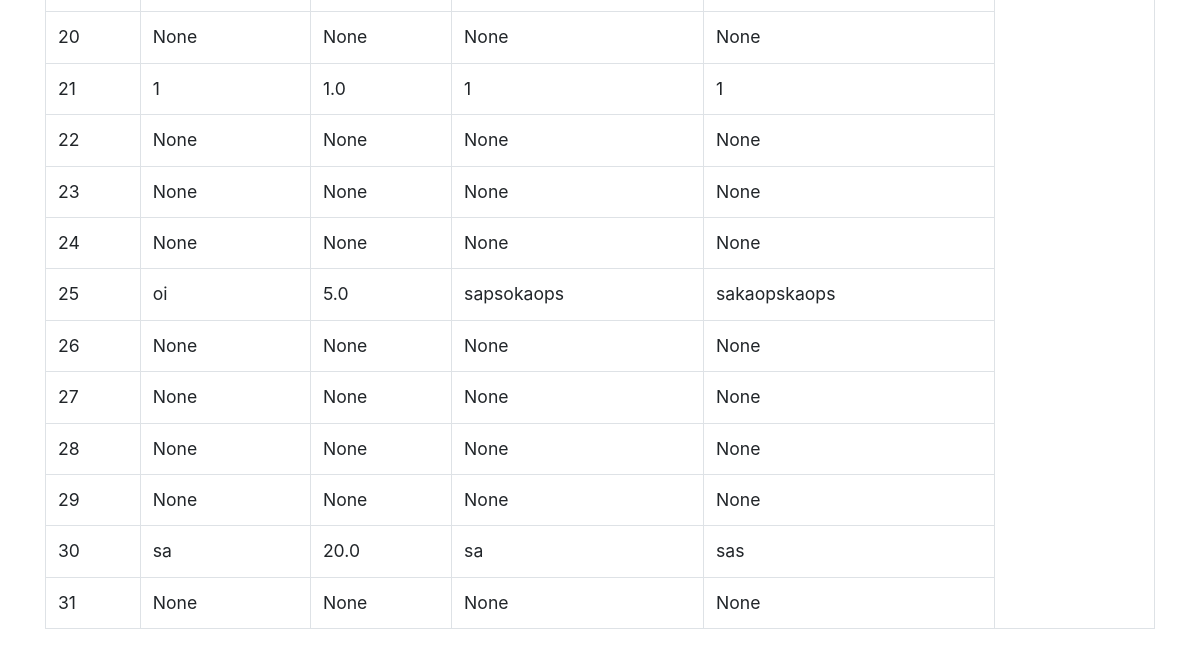
The app's page /adicionar_despesa (lower part), older data.
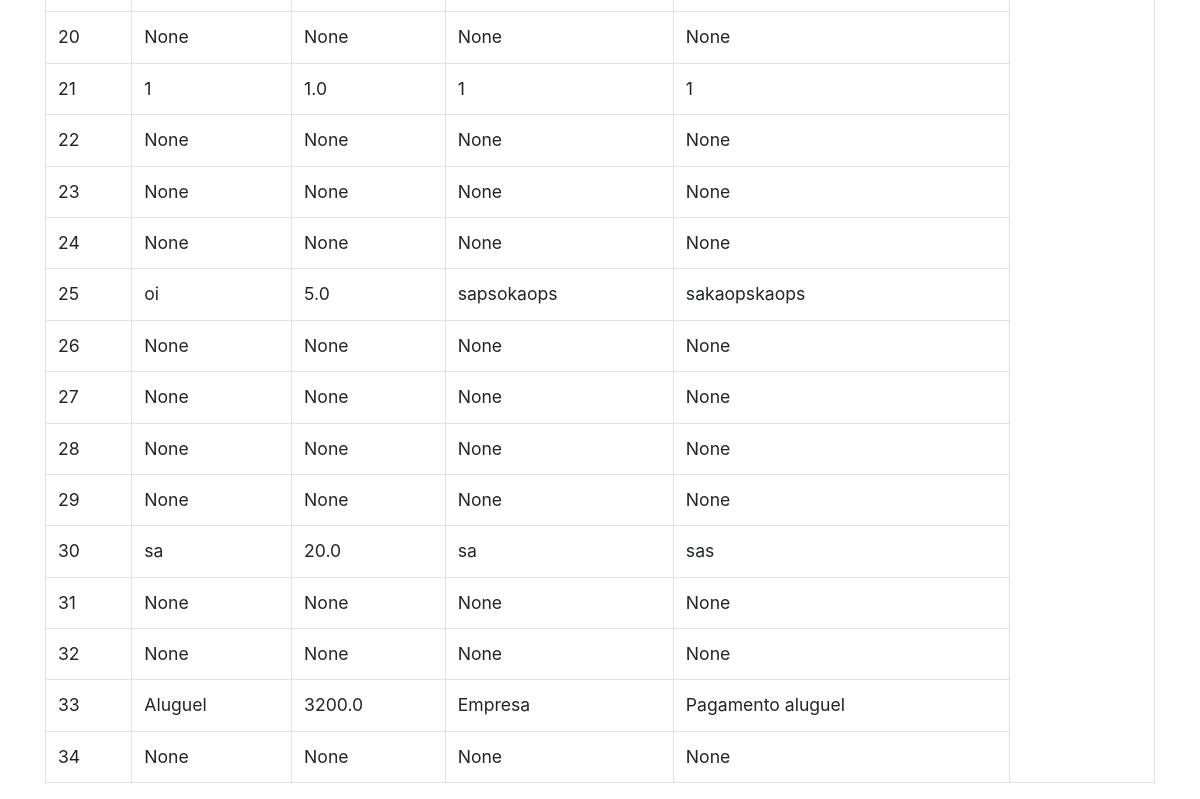
The same page, newer data.
### App.py (models this page shows, shortened)
class despesas(db.Model): # criando relacionamento entre banco de dados e sistema
    id = db.Column(db.Integer,primary_key=True)
    motivo = db.Column(db.String(50))
    valor = db.Column(db.Float(50))
    sujeito = db.Column(db.String(50))
    descricao = db.Column(db.String(50))

### App.py (the view)
@app.route('/adicionar_despesa',methods= ['GET','POST'])
def adicionar_despesas():
    return render_template('despesas.html',despesas = despesas.query.all())

### Templates/despesas.html (shortened to what this page needs)
{% extends 'base.html' %}
{% block conteudo %}
    <br>
    <br>
    <div class="container">
    <table class="table table-bordered table-hover">
        <tbody>
    {% for despesa in despesas %}
            <tr>
                <td>{{despesa.id}}</td>
                <td>{{despesa.motivo}}</td>
                <td>{{despesa.valor}}</td>
                <td>{{despesa.sujeito }}</td>
                <td>{{despesa.descricao }}</td>
            </tr>
        </div>
    {% endfor %}
{% endblock conteudo %}

### Templates/base.html (shortened to what this page needs)
<!DOCTYPE html>
<html lang="en">
<head>
    <link rel="stylesheet" href="https://stackpath.bootstrapcdn.com/bootstrap/4.1.3/css/bootstrap.min.css">
    <link rel="stylesheet" href="https://cdn.jsdelivr.net/npm/bootstrap@4.0.0/dist/css/bootstrap.min.css">
</head>
<body>
    {% block conteudo %}
    {% endblock conteudo %}
</body>
</html>

### Templates/base.html (style rules this page uses)
body { font-size: 1.1em; }

Row changes from the older to the newer data that the page shows:
added despesas: id "32", motivo "None", valor "None", sujeito "None", descricao "None"
added despesas: id "33", motivo "Aluguel", valor "3200.0", sujeito "Empresa", descricao "Pagamento aluguel"
added despesas: id "34", motivo "None", valor "None", sujeito "None", descricao "None"
